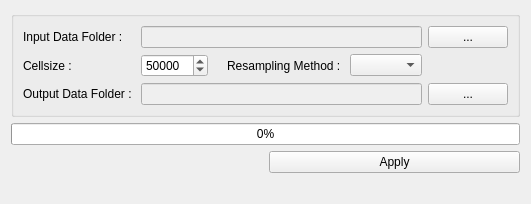
            <widget class="QWidget" name="page_6">
              <layout class="QGridLayout" name="gridLayout_18">
                <item row="1" column="0" colspan="2">
                  <widget class="QProgressBar" name="resampling_progressBar">
                    <property name="value">
                      <number>0</number>
                    </property>
                  </widget>
                </item>
                <item row="2" column="1">
                  <widget class="QPushButton" name="btn_apply_resample">
                    <property name="text">
                      <string>Apply</string>
                    </property>
                  </widget>
                </item>
                <item row="3" column="1">
                  <widget class="QLabel" name="label_57">
                    <property name="sizePolicy">
                      <sizepolicy hsizetype="Preferred" vsizetype="Expanding">
                        <horstretch>0</horstretch>
                        <verstretch>0</verstretch>
                      </sizepolicy>
                    </property>
                    <property name="text">
                      <string/>
                    </property>
                  </widget>
                </item>
                <item row="0" column="0" colspan="2">
                  <widget class="QGroupBox" name="groupBox_3">
                    <property name="title">
                      <string/>
                    </property>
                    <layout class="QGridLayout" name="gridLayout_17">
                      <item row="1" column="4">
                        <widget class="QComboBox" name="cmb_resample_method"/>
                      </item>
                      <item row="1" column="0">
                        <widget class="QLabel" name="label_29">
                          <property name="text">
                            <string>Cellsize : </string>
                          </property>
                        </widget>
                      </item>
                      <item row="4" column="1" colspan="4">
                        <widget class="QLineEdit" name="txt_output_resample">
                          <property name="enabled">
                            <bool>false</bool>
                          </property>
                        </widget>
                      </item>
                      <item row="0" column="0">
                        <widget class="QLabel" name="label_31">
                          <property name="text">
                            <string>Input Data Folder :</string>
                          </property>
                        </widget>
                      </item>
                      <item row="0" column="5">
                        <widget class="QPushButton" name="btn_input_resample">
                          <property name="sizePolicy">
                            <sizepolicy hsizetype="Fixed" vsizetype="Fixed">
                              <horstretch>0</horstretch>
                              <verstretch>0</verstretch>
                            </sizepolicy>
                          </property>
                          <property name="text">
                            <string>...</string>
                          </property>
                        </widget>
                      </item>
                      <item row="0" column="1" colspan="4">
                        <widget class="QLineEdit" name="txt_input_resample">
                          <property name="enabled">
                            <bool>false</bool>
                          </property>
                        </widget>
                      </item>
                      <item row="1" column="3">
                        <widget class="QLabel" name="label_40">
                          <property name="text">
                            <string>Resampling Method : </string>
                          </property>
                        </widget>
                      </item>
                      <item row="1" column="1">
                        <widget class="QSpinBox" name="cellsize">
                          <property name="maximum">
                            <number>9999999</number>
                          </property>
                          <property name="value">
                            <number>50000</number>
                          </property>
                        </widget>
                      </item>
                      <item row="4" column="0">
                        <widget class="QLabel" name="label_43">
                          <property name="text">
                            <string>Output Data Folder : </string>
                          </property>
                        </widget>
                      </item>
                      <item row="4" column="5">
                        <widget class="QPushButton" name="btn_output_resample">
                          <property name="text">
                            <string>...</string>
                          </property>
                        </widget>
                      </item>
                      <item row="1" column="2">
                        <widget class="QLabel" name="label_58">
                          <property name="text">
                            <string/>
                          </property>
                        </widget>
                      </item>
                    </layout>
                  </widget>
                </item>
              </layout>
            </widget>
